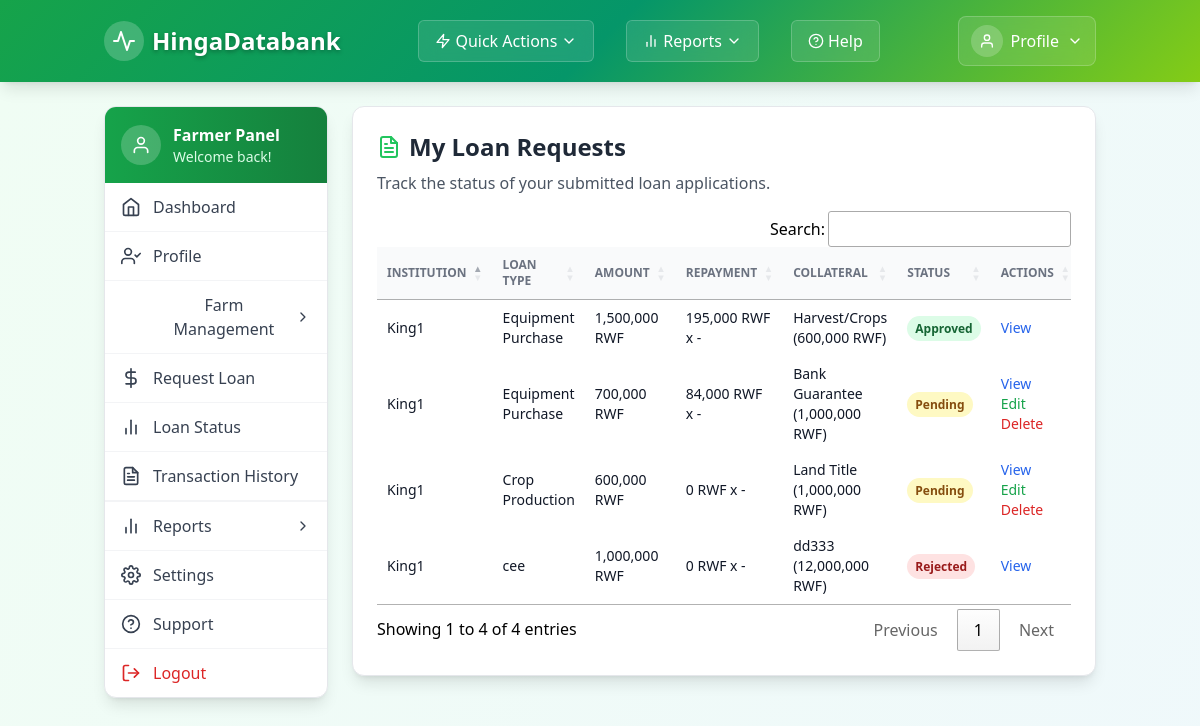
The page /farmer/loan_status.php (signed in) on the database its author committed.
### tables this page shows
CREATE TABLE `loan_requests` (
  `id` int(11) NOT NULL,
  `farmer_id` int(11) DEFAULT NULL,
  `institution_id` int(11) DEFAULT NULL,
  `loan_type` varchar(100) DEFAULT NULL,
  `amount_requested` float DEFAULT NULL,
  `purpose` text DEFAULT NULL,
  `collateral_type` varchar(100) DEFAULT NULL,
  `collateral_value` float DEFAULT NULL,
  `status` enum('pending','approved','rejected') DEFAULT 'pending',
  `amount_approved` float DEFAULT NULL,
  `interest_rate` float DEFAULT NULL,
  `total_repaid` float DEFAULT NULL,
  `rejection_reason` text DEFAULT NULL,
  `monthly_payment` float DEFAULT NULL,
  `approval_date` date DEFAULT NULL,
  `amount_to_pay` float DEFAULT NULL
);

CREATE TABLE `financial_institutions` (
  `id` int(11) NOT NULL,
  `user_id` int(11) DEFAULT NULL,
  `institution_name` varchar(200) DEFAULT NULL,
  `institution_type` enum('bank','microfinance','cooperative','other') DEFAULT NULL,
  `license_number` varchar(100) DEFAULT NULL,
  `contact_person` varchar(150) DEFAULT NULL,
  `office_location` varchar(200) DEFAULT NULL,
  `min_loan_amount` float DEFAULT NULL,
  `max_loan_amount` float DEFAULT NULL
);

### farmer/loan_status.php (the view, shortened to what this page needs)
<?php
require_once '../includes/header.php';
require_once '../includes/navbar.php';
$db = (new Database())->getConnection();
$user_id = $_SESSION['user_id'];
$stmt = $db->prepare("SELECT lr.*, fi.institution_name FROM loan_requests lr JOIN financial_institutions fi ON lr.institution_id = fi.id WHERE lr.farmer_id = ? ORDER BY lr.id DESC");
$stmt->execute([$user_id]);
$loans = $stmt->fetchAll(PDO::FETCH_ASSOC);
?>
<div class="min-h-screen bg-gradient-to-br from-green-50 to-blue-50">
    <div class="container mx-auto px-4 py-6">
        <div class="flex flex-wrap lg:flex-nowrap gap-6">
            <div class="w-full lg:w-1/4">
                <div class="sticky top-24">
                    <?php include 'farmer_sidebar.php'; ?>
                </div>
            </div>
            <div class="w-full lg:w-3/4">
                <div class="bg-white rounded-xl shadow-lg p-6 mb-6 border border-gray-200">
                    <h1 class="text-2xl font-bold text-gray-800 mb-2 flex items-center">
                        <i data-feather="file-text" class="w-6 h-6 mr-2 text-green-500"></i>
                        My Loan Requests
                    </h1>
                    <p class="text-gray-600 mb-4">Track the status of your submitted loan applications.</p>
                    <div class="overflow-x-auto">
                        <table id="loanTable" class="min-w-full table-auto">
                            <thead class="bg-gray-50">
                                <tr>
                                    <th class="px-4 py-3 text-left text-xs font-medium text-gray-500 uppercase">Institution</th>
                                    <th class="px-4 py-3 text-left text-xs font-medium text-gray-500 uppercase">Loan Type</th>
                                    <th class="px-4 py-3 text-left text-xs font-medium text-gray-500 uppercase">Amount</th>
                                    <th class="px-4 py-3 text-left text-xs font-medium text-gray-500 uppercase">Repayment</th>
                                    <th class="px-4 py-3 text-left text-xs font-medium text-gray-500 uppercase">Collateral</th>
                                    <th class="px-4 py-3 text-left text-xs font-medium text-gray-500 uppercase">Status</th>
                                    <th class="px-4 py-3 text-left text-xs font-medium text-gray-500 uppercase">Actions</th>
                                </tr>
                            </thead>
                            <tbody class="bg-white divide-y divide-gray-200">
                                <?php foreach ($loans as $loan): ?>
                                <tr>
                                    <td class="px-4 py-3 text-sm text-gray-900"><?php echo htmlspecialchars($loan['institution_name']); ?></td>
                                    <td class="px-4 py-3 text-sm text-gray-900"><?php echo htmlspecialchars($loan['loan_type']); ?></td>
                                    <td class="px-4 py-3 text-sm text-gray-900"><?php echo number_format($loan['amount_requested']); ?> RWF</td>
                                    <td class="px-4 py-3 text-sm text-gray-900"><?php echo number_format($loan['monthly_payment']); ?> RWF x <?php echo htmlspecialchars($loan['months'] ?? '-'); ?></td>
                                    <td class="px-4 py-3 text-sm text-gray-900"><?php echo htmlspecialchars($loan['collateral_type']); ?> (<?php echo number_format($loan['collateral_value']); ?> RWF)</td>
                                    <td class="px-4 py-3 text-sm">
                                        <?php
                                            $status = $loan['status'] ?? 'pending';
                                            $badge = 'bg-yellow-100 text-yellow-800';
                                            if ($status === 'approved') $badge = 'bg-green-100 text-green-800';
                                            if ($status === 'rejected') $badge = 'bg-red-100 text-red-800';
                                        ?>
                                        <span class="px-2 py-1 rounded-full text-xs font-semibold <?php echo $badge; ?>">
                                            <?php echo ucfirst($status); ?>
                                        </span>
                                    </td>
                                    <td class="px-4 py-3 text-sm">
                                        <button class="view-loan-btn text-blue-600 hover:underline mr-2" data-loan='<?php echo json_encode($loan); ?>'>View</button>
                                        <?php if (($loan['status'] ?? 'pending') === 'pending'): ?>
                                            <button class="edit-loan-btn text-green-600 hover:underline mr-2" data-loan='<?php echo json_encode($loan); ?>'>Edit</button>
                                            <button class="delete-loan-btn text-red-600 hover:underline" data-loan-id="<?php echo $loan['id']; ?>">Delete</button>
                                        <?php endif; ?>
                                    </td>
                                </tr>
                                <?php endforeach; ?>
                            </tbody>
                        </table>
                    </div>
                </div>
            </div>
        </div>
    </div>
</div>
<link rel="stylesheet" href="https://cdn.datatables.net/1.13.6/css/jquery.dataTables.min.css" />
<link rel="stylesheet" href="https://cdn.datatables.net/buttons/2.4.1/css/buttons.dataTables.min.css" />
<?php require_once '../includes/footer.php'; ?>

### includes/header.php (shortened to what this page needs)
<!DOCTYPE html>
<html lang="en">
<head>
    <script src="https://cdn.tailwindcss.com"></script>
</head>

### includes/navbar.php (shortened to what this page needs)
<nav class="gradient-bg shadow-lg sticky top-0 z-50">
    <div class="container mx-auto px-4">
        <div class="flex justify-between items-center py-4">
            <a href="#" class="text-white text-2xl font-bold hover:text-green-100 transition duration-300 flex items-center space-x-2 hover-scale">
                <div class="bg-white bg-opacity-20 p-2 rounded-full">
                    <i data-feather="activity" class="w-6 h-6"></i>
                </div>
                <span class="text-shadow">HingaDatabank</span>
            </a>
            <div class="hidden lg:flex space-x-8">
                <div class="relative group">
                    <button class="text-white hover:text-green-100 font-medium py-2 px-4 rounded-md transition duration-300 flex items-center space-x-1 glass-effect">
                        <i data-feather="zap" class="w-4 h-4"></i>
                        <span>Quick Actions</span>
                        <i data-feather="chevron-down" class="w-4 h-4 group-hover:rotate-180 transition-transform duration-300"></i>
                    </button>
                </div>
                <div class="relative group">
                    <button class="text-white hover:text-green-100 font-medium py-2 px-4 rounded-md transition duration-300 flex items-center space-x-1 glass-effect">
                        <i data-feather="bar-chart-2" class="w-4 h-4"></i>
                        <span>Reports</span>
                        <i data-feather="chevron-down" class="w-4 h-4 group-hover:rotate-180 transition-transform duration-300"></i>
                    </button>
                </div>
                <a href="#" class="text-white hover:text-green-100 font-medium py-2 px-4 rounded-md transition duration-300 flex items-center space-x-1 glass-effect">
                    <i data-feather="help-circle" class="w-4 h-4"></i>
                    <span>Help</span>
                </a>
            </div>
            <div class="flex items-center space-x-4">
                <div class="relative group">
                    <button class="flex items-center space-x-2 text-white hover:text-green-100 transition duration-300 glass-effect px-3 py-2 rounded-lg">
                        <div class="w-8 h-8 bg-white bg-opacity-20 rounded-full flex items-center justify-center">
                            <i data-feather="user" class="w-4 h-4"></i>
                        </div>
                        <span class="hidden md:block">Profile</span>
                        <i data-feather="chevron-down" class="w-4 h-4 group-hover:rotate-180 transition-transform duration-300"></i>
                    </button>
                </div>
            </div>
        </div>
    </div>
</nav>

### farmer/farmer_sidebar.php (shortened to what this page needs)
<div class="bg-white rounded-xl shadow-lg overflow-hidden border border-gray-200">
    <div class="bg-gradient-to-r from-green-600 to-green-700 p-4">
        <div class="flex items-center space-x-3">
            <div class="w-10 h-10 bg-white bg-opacity-20 rounded-full flex items-center justify-center">
                <i data-feather="user" class="w-5 h-5 text-white"></i>
            </div>
            <div>
                <h3 class="text-white font-semibold">Farmer Panel</h3>
                <p class="text-green-100 text-sm">Welcome back!</p>
            </div>
        </div>
    </div>
    <div class="flex flex-col">
        <a href="dashboard.php" class="flex items-center space-x-3 px-4 py-3 text-gray-700 hover:bg-green-50 hover:text-green-600 border-b border-gray-100 transition duration-200 group">
            <i data-feather="home" class="w-5 h-5 group-hover:text-green-600"></i>
            <span class="font-medium">Dashboard</span>
        </a>
        <a href="profile.php" class="flex items-center space-x-3 px-4 py-3 text-gray-700 hover:bg-green-50 hover:text-green-600 border-b border-gray-100 transition duration-200 group">
            <i data-feather="user-check" class="w-5 h-5 group-hover:text-green-600"></i>
            <span class="font-medium">Profile</span>
        </a>
        <div class="border-b border-gray-100">
            <button onclick="toggleDropdown('farmDropdown')" class="w-full flex items-center justify-between px-4 py-3 text-gray-700 hover:bg-green-50 hover:text-green-600 transition duration-200 group">
                <div class="flex items-center space-x-3">
                    <i data-feather="leaf" class="w-5 h-5 group-hover:text-green-600"></i>
                    <span class="font-medium">Farm Management</span>
                </div>
                <i data-feather="chevron-right" class="w-4 h-4 transition-transform duration-200" id="farmDropdownIcon"></i>
            </button>
        </div>
        <div class="border-b border-gray-100">
            <a href="loan_request.php" class="flex items-center space-x-3 px-4 py-3 text-gray-700 hover:bg-green-50 hover:text-green-600 border-b border-gray-100 transition duration-200 group">
                <i data-feather="dollar-sign" class="w-5 h-5 group-hover:text-green-600"></i>
                <span class="font-medium">Request Loan</span>
            </a>
            <a href="loan_status.php" class="flex items-center space-x-3 px-4 py-3 text-gray-700 hover:bg-green-50 hover:text-green-600 border-b border-gray-100 transition duration-200 group">
                <i data-feather="bar-chart-2" class="w-5 h-5 group-hover:text-green-600"></i>
                <span class="font-medium">Loan Status</span>
            </a>
            <a href="transaction_history.php" class="flex items-center space-x-3 px-4 py-3 text-gray-700 hover:bg-green-50 hover:text-green-600 border-b border-gray-100 transition duration-200 group">
                <i data-feather="file-text" class="w-5 h-5 group-hover:text-green-600"></i>
                <span class="font-medium">Transaction History</span>
            </a>
        </div>
        <div class="border-b border-gray-100">
            <button onclick="toggleDropdown('reportsDropdown')" class="w-full flex items-center justify-between px-4 py-3 text-gray-700 hover:bg-green-50 hover:text-green-600 transition duration-200 group">
                <div class="flex items-center space-x-3">
                    <i data-feather="bar-chart-2" class="w-5 h-5 group-hover:text-green-600"></i>
                    <span class="font-medium">Reports</span>
                </div>
                <i data-feather="chevron-right" class="w-4 h-4 transition-transform duration-200" id="reportsDropdownIcon"></i>
            </button>
        </div>
        <a href="change_password.php" class="flex items-center space-x-3 px-4 py-3 text-gray-700 hover:bg-green-50 hover:text-green-600 border-b border-gray-100 transition duration-200 group">
            <i data-feather="settings" class="w-5 h-5 group-hover:text-green-600"></i>
            <span class="font-medium">Settings</span>
        </a>
        <a href="#" class="flex items-center space-x-3 px-4 py-3 text-gray-700 hover:bg-green-50 hover:text-green-600 border-b border-gray-100 transition duration-200 group">
            <i data-feather="help-circle" class="w-5 h-5 group-hover:text-green-600"></i>
            <span class="font-medium">Support</span>
        </a>
        <a href="../logout.php" class="flex items-center space-x-3 px-4 py-3 text-red-600 hover:bg-red-50 hover:text-red-700 transition duration-200 group">
            <i data-feather="log-out" class="w-5 h-5 group-hover:text-red-700"></i>
            <span class="font-medium">Logout</span>
        </a>
    </div>
</div>

### includes/footer.php (shortened to what this page needs)
</body>
</html>

### includes/header.php (style rules this page uses)
.gradient-bg { background: linear-gradient(135deg, #16a34a 0%, #059669 50%, #84cc16 100%); }
.glass-effect { backdrop-filter: blur(10px); background: rgba(255, 255, 255, 0.1); border: 1px solid rgba(255, 255, 255, 0.2); }
.hover-scale { transition: transform 0.2s ease-in-out; }
.text-shadow { text-shadow: 0 2px 4px rgba(0, 0, 0, 0.3); }

### rows shown on the page
loan_requests: institution.institution_name "King1", loan_type "Equipment Purchase", amount_requested "1,500,000", monthly_payment "195,000", months "-", collateral_type "Harvest/Crops", collateral_value "600,000", status "Approved"
loan_requests: institution.institution_name "King1", loan_type "Equipment Purchase", amount_requested "700,000", monthly_payment "84,000", months "-", collateral_type "Bank Guarantee", collateral_value "1,000,000", status "Pending"
loan_requests: institution.institution_name "King1", loan_type "Crop Production", amount_requested "600,000", monthly_payment "0", months "-", collateral_type "Land Title", collateral_value "1,000,000", status "Pending"
loan_requests: institution.institution_name "King1", loan_type "cee", amount_requested "1,000,000", monthly_payment "0", months "-", collateral_type "dd333", collateral_value "12,000,000", status "Rejected"
